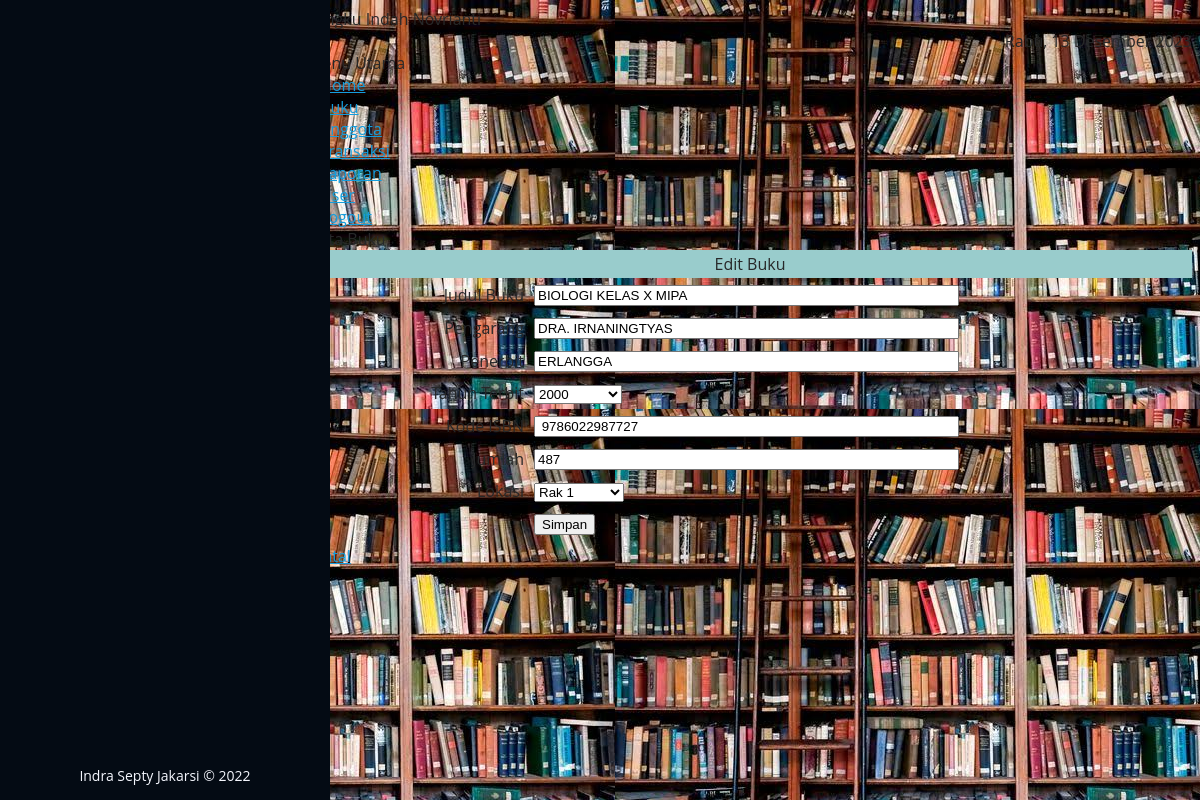
/admin/index.php?page=buku_edit&id=1 (signed in), run on the app's committed database.
### tables this page shows
CREATE TABLE `tbl_buku` (
  `id` int(5) NOT NULL,
  `judul` varchar(200) NOT NULL,
  `pengarang` varchar(100) NOT NULL,
  `penerbit` varchar(150) NOT NULL,
  `thn_terbit` varchar(4) NOT NULL,
  `isbn` varchar(25) NOT NULL,
  `jumlah_buku` int(3) NOT NULL,
  `lokasi` enum('rak1','rak2','rak3') NOT NULL,
  `tgl_input` datetime NOT NULL
);

### admin/buku_edit.php (the view, shortened to what this page needs)
<?php
	include '../conn/koneksi.php';
	$id		= $_GET['id'];
	$sql = mysqli_query($konek,"SELECT * FROM tbl_buku WHERE id=$id");
	$data = mysqli_fetch_array($sql);
	$judul = $data['judul'];
	$pengarang = $data['pengarang'];
	$penerbit = $data['penerbit'];
	$thn_terbit = $data['thn_terbit'];
	$isbn = $data['isbn'];
	$jumlah = $data['jumlah_buku'];
	$lokasi = $data['lokasi'];
?>
	<div id="menu-tengah">
    	<div id="bg_menu">Data Buku
    	</div>
    	<div id="content_menu">
        <div id="menu_header">
        	<table width="100%" height="100%" style="background-color:#9cc;">
            	<tr>
                	<td align="center">Edit Buku</td>
                </tr>
            </table>
    	</div>
   	    <div class="table_input">
        <form action="?page=buku_proses_edit" method="post">
   	      <table width="100%" height="80%" align="center" cellspacing="0" cellpadding="5">
   	        <tbody>
            	<tr>
                	<td width="25%" align="right">Judul Buku</td>
                    <td><input type="text" name="judul" size="50%" value="<?=$judul ?>"></td>
                </tr>
                <tr>
                	<td width="20%" align="right">Pengarang</td>
                    <td><input type="text" name="pengarang" size="50%" value="<?=$pengarang ?>"></td>
                </tr>
                <tr>
                	<td width="20%" align="right">Penerbit</td>
                    <td><input type="text" name="penerbit" size="50%" value="<?=$penerbit ?>"></td>
                </tr>
                <tr>
                	<td width="20%" align="right">Tahun Terbit</td>
                    <td><select name="thn_terbit">
                            <option value="2000" <?php if( $thn_terbit=='2015'){echo "selected"; } ?>>2000</option>
						</select>
                    </td>
                </tr>
                <tr>
                	<td width="20%" align="right">Kode ISBN</td>
                    <td><input type="text" name="isbn" size="50%" value="<?=$isbn ?>"></td>
                </tr>
                <tr>
                	<td width="20%" align="right">Jumlah</td>
                    <td><input type="text" name="jumlah_buku" size="50%" value="<?=$jumlah ?>"></td>
                </tr>
                <tr>
                	<td width="20%" align="right">Lokasi</td>
                    <td><select name="lokasi">
                            <option value="rak1" <?php if( $lokasi=='rak1'){echo "selected"; } ?>>Rak 1</option>
                    	</select>
                    </td>
                </tr>
                <tr>
                	<td></td>
                    <td><input type="submit" value="Simpan"></td>
                </tr>
                <tr>
                    <td><a href="?page=buku">Batal
                    </a></td>
                </tr>
            </tbody>
          </table>
          </form>
 	      </div>
   	  </div>
    </div>

### assets/css/style.css (style rules this page uses)
body { font-family: "Open Sans", sans-serif; color: #272829; }
a { color: #149ddd; }

### admin/index.php (style rules this page uses)
body { background-image: url(../images/2.jpeg); background-color: #cccccccc; }

### data on the page
tbl_buku: judul "BIOLOGI KELAS X MIPA", pengarang "DRA. IRNANINGTYAS", penerbit "ERLANGGA", thn_terbit "2000", isbn "9786022987727", jumlah_buku "487", lokasi "Rak 1"

### other printed values
$_SESSION['nama'] "Tengku Indah Novrianti"
